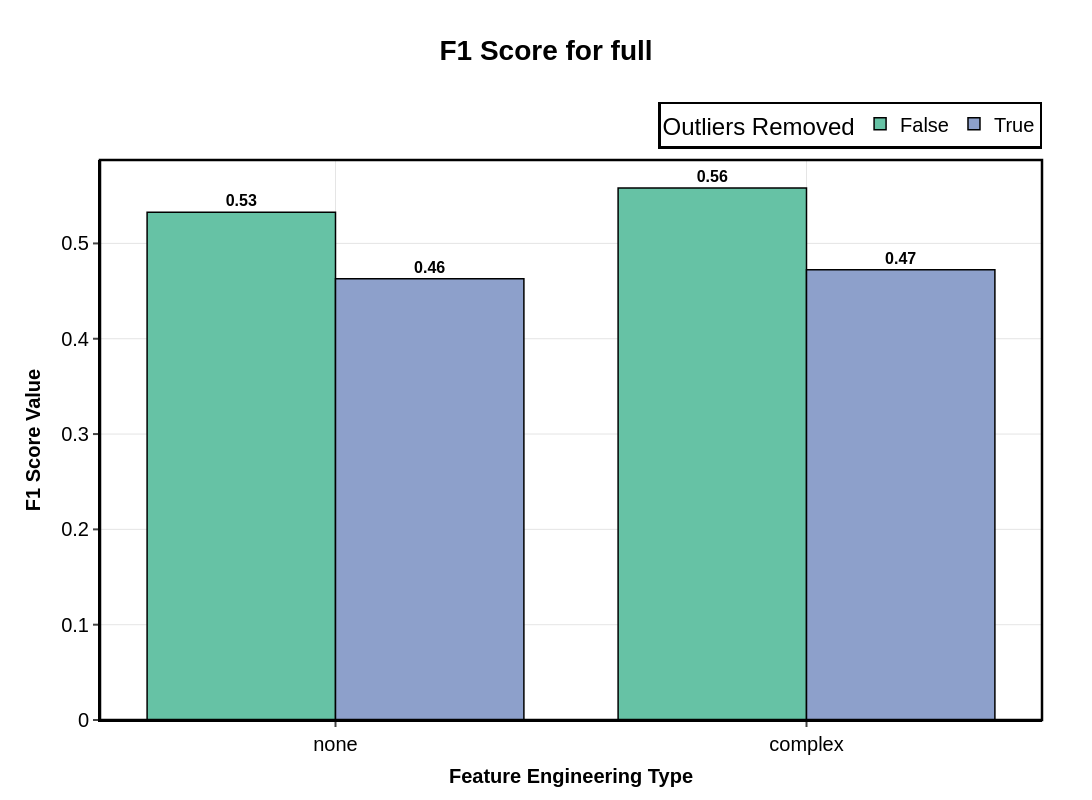
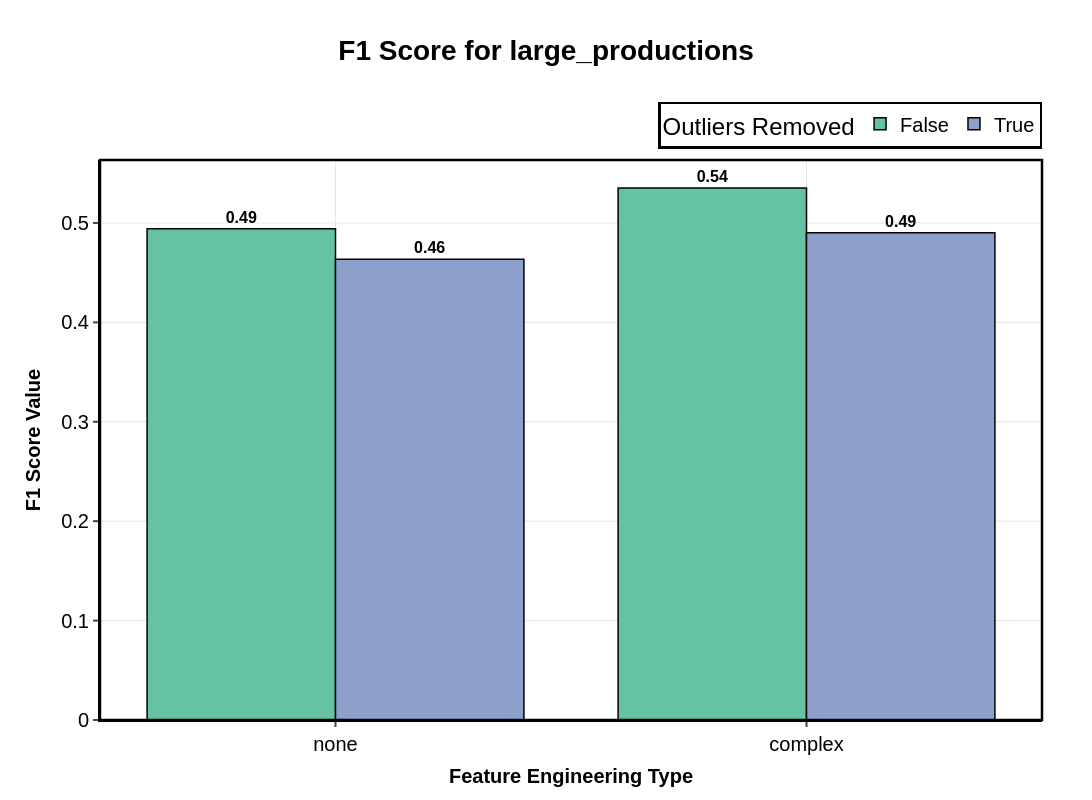
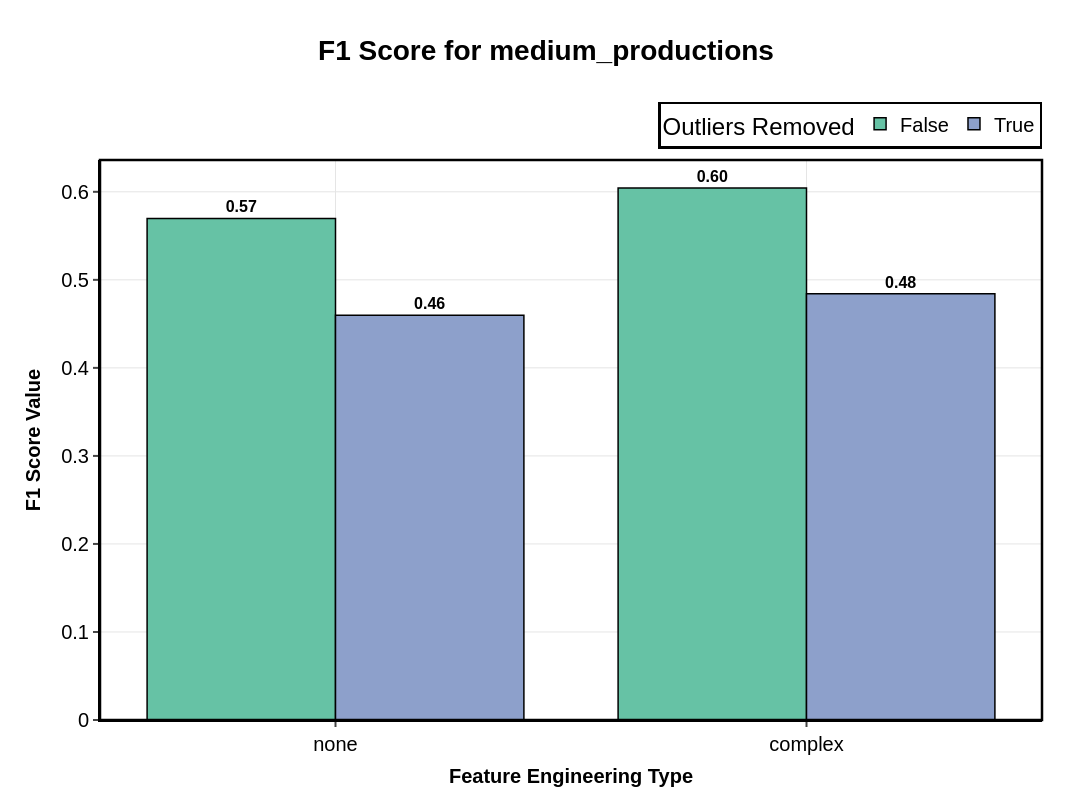
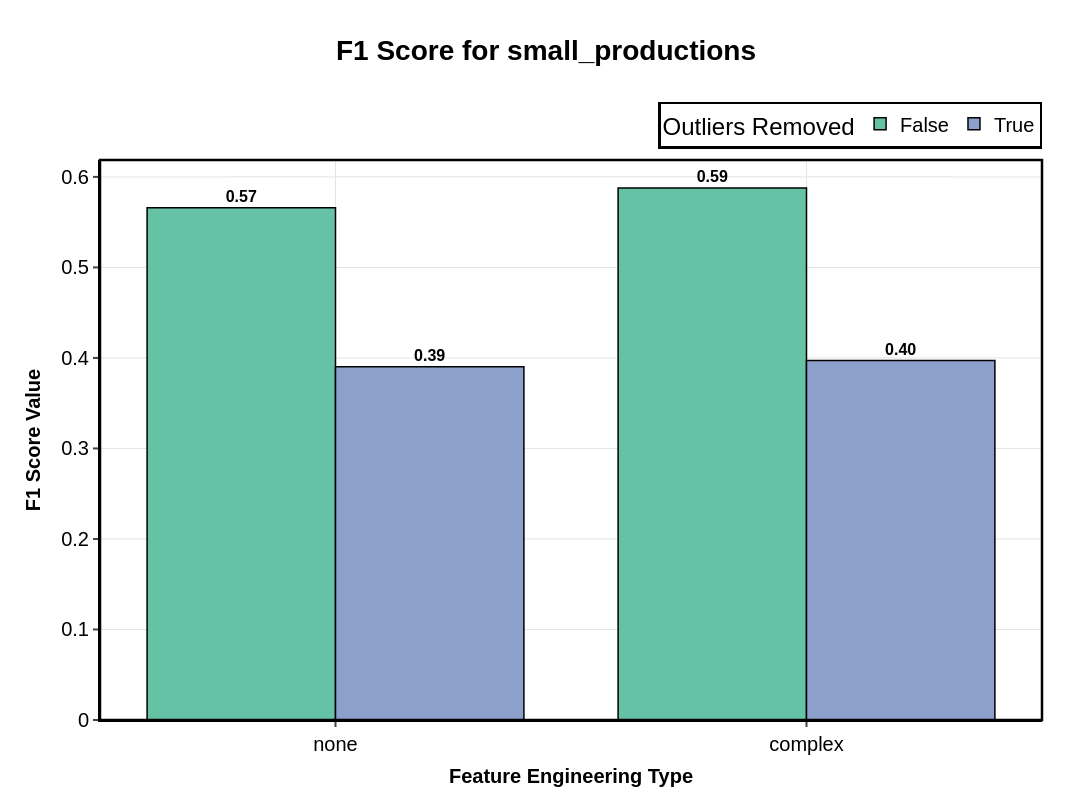

Write notebook code for charts like these, in order.
### Code cell
plot_one_metric_of_different_datasets_per_feature_engineering_outliers_with_plotly(
    experiment_df,
    problem_type="multi_class_classification",
    metric="F1 Score",
    metric_agg="max",
    print_stats=True,
        filename_prefix="step_4"

)

### Figure 1 — Plotly figure (JSON) as saved in the notebook; plotly's stock layout.template omitted (floating-point values rounded to 4 significant figures)
{"data": [{"alignmentgroup": "True", "hovertemplate": "Outliers Removed=False<br>Feature Engineering Type=%{x}<br>F1 Score Value=%{text}<extra></extra>", "legendgroup": "False", "marker": {"color": "#66C2A5", "line": {"color": "#000000", "width": 1.5}, "pattern": {"shape": ""}}, "name": "False", "offsetgroup": "False", "orientation": "v", "showlegend": true, "text": [0.5582, 0.5326], "textangle": 0, "textfont": {"color": "#000000", "size": 16}, "textposition": "outside", "texttemplate": "<b>%{text:.2f}</b>", "type": "bar", "x": ["complex", "none"], "xaxis": "x", "y": [0.5582, 0.5326], "yaxis": "y"}, {"alignmentgroup": "True", "hovertemplate": "Outliers Removed=True<br>Feature Engineering Type=%{x}<br>F1 Score Value=%{text}<extra></extra>", "legendgroup": "True", "marker": {"color": "#8DA0CB", "line": {"color": "#000000", "width": 1.5}, "pattern": {"shape": ""}}, "name": "True", "offsetgroup": "True", "orientation": "v", "showlegend": true, "text": [0.4723, 0.463], "textangle": 0, "textfont": {"color": "#000000", "size": 16}, "textposition": "outside", "texttemplate": "<b>%{text:.2f}</b>", "type": "bar", "x": ["complex", "none"], "xaxis": "x", "y": [0.4723, 0.463], "yaxis": "y"}], "layout": {"bargap": 0.2, "barmode": "group", "font": {"color": "#000000", "family": "Arial", "size": 20}, "height": 800, "legend": {"bgcolor": "rgba(255, 255, 255, 0.8)", "bordercolor": "#000000", "borderwidth": 2.5, "font": {"size": 20}, "orientation": "h", "title": {"text": "Outliers Removed"}, "tracegroupgap": 0, "x": 1, "xanchor": "right", "y": 1.02, "yanchor": "bottom"}, "margin": {"b": 80, "l": 100, "r": 50, "t": 160}, "paper_bgcolor": "white", "plot_bgcolor": "white", "shapes": [{"fillcolor": "rgba(0,0,0,0)", "line": {"color": "#000000", "width": 2.5}, "type": "rect", "x0": 0, "x1": 1, "xref": "paper", "y0": 0, "y1": 1, "yref": "paper"}], "showlegend": true, "title": {"font": {"color": "#000000", "size": 28}, "text": "<b>F1 Score for full</b>", "x": 0.5, "xanchor": "center", "y": 0.95, "yanchor": "top"}, "width": 1200, "xaxis": {"anchor": "y", "categoryarray": ["none", "complex"], "categoryorder": "array", "domain": [0, 1], "gridcolor": "#E5E5E5", "gridwidth": 1, "linecolor": "#000000", "linewidth": 2, "showgrid": true, "tickfont": {"size": 20}, "ticks": "outside", "tickwidth": 2, "title": {"font": {"color": "#000000", "size": 20}, "text": "<b>Feature Engineering Type</b>"}}, "yaxis": {"anchor": "x", "domain": [0, 1], "gridcolor": "#E5E5E5", "gridwidth": 1, "linecolor": "#000000", "linewidth": 2, "showgrid": true, "tickfont": {"size": 20}, "ticks": "outside", "tickwidth": 2, "title": {"font": {"color": "#000000", "size": 20}, "text": "<b>F1 Score Value</b>"}, "type": "linear", "zeroline": true, "zerolinecolor": "#000000", "zerolinewidth": 2}}}

### Figure 2 — Plotly figure (JSON) as saved in the notebook; plotly's stock layout.template omitted (floating-point values rounded to 4 significant figures)
{"data": [{"alignmentgroup": "True", "hovertemplate": "Outliers Removed=False<br>Feature Engineering Type=%{x}<br>F1 Score Value=%{text}<extra></extra>", "legendgroup": "False", "marker": {"color": "#66C2A5", "line": {"color": "#000000", "width": 1.5}, "pattern": {"shape": ""}}, "name": "False", "offsetgroup": "False", "orientation": "v", "showlegend": true, "text": [0.5352, 0.4942], "textangle": 0, "textfont": {"color": "#000000", "size": 16}, "textposition": "outside", "texttemplate": "<b>%{text:.2f}</b>", "type": "bar", "x": ["complex", "none"], "xaxis": "x", "y": [0.5352, 0.4942], "yaxis": "y"}, {"alignmentgroup": "True", "hovertemplate": "Outliers Removed=True<br>Feature Engineering Type=%{x}<br>F1 Score Value=%{text}<extra></extra>", "legendgroup": "True", "marker": {"color": "#8DA0CB", "line": {"color": "#000000", "width": 1.5}, "pattern": {"shape": ""}}, "name": "True", "offsetgroup": "True", "orientation": "v", "showlegend": true, "text": [0.49, 0.4635], "textangle": 0, "textfont": {"color": "#000000", "size": 16}, "textposition": "outside", "texttemplate": "<b>%{text:.2f}</b>", "type": "bar", "x": ["complex", "none"], "xaxis": "x", "y": [0.49, 0.4635], "yaxis": "y"}], "layout": {"bargap": 0.2, "barmode": "group", "font": {"color": "#000000", "family": "Arial", "size": 20}, "height": 800, "legend": {"bgcolor": "rgba(255, 255, 255, 0.8)", "bordercolor": "#000000", "borderwidth": 2.5, "font": {"size": 20}, "orientation": "h", "title": {"text": "Outliers Removed"}, "tracegroupgap": 0, "x": 1, "xanchor": "right", "y": 1.02, "yanchor": "bottom"}, "margin": {"b": 80, "l": 100, "r": 50, "t": 160}, "paper_bgcolor": "white", "plot_bgcolor": "white", "shapes": [{"fillcolor": "rgba(0,0,0,0)", "line": {"color": "#000000", "width": 2.5}, "type": "rect", "x0": 0, "x1": 1, "xref": "paper", "y0": 0, "y1": 1, "yref": "paper"}], "showlegend": true, "title": {"font": {"color": "#000000", "size": 28}, "text": "<b>F1 Score for large_productions</b>", "x": 0.5, "xanchor": "center", "y": 0.95, "yanchor": "top"}, "width": 1200, "xaxis": {"anchor": "y", "categoryarray": ["none", "complex"], "categoryorder": "array", "domain": [0, 1], "gridcolor": "#E5E5E5", "gridwidth": 1, "linecolor": "#000000", "linewidth": 2, "showgrid": true, "tickfont": {"size": 20}, "ticks": "outside", "tickwidth": 2, "title": {"font": {"color": "#000000", "size": 20}, "text": "<b>Feature Engineering Type</b>"}}, "yaxis": {"anchor": "x", "domain": [0, 1], "gridcolor": "#E5E5E5", "gridwidth": 1, "linecolor": "#000000", "linewidth": 2, "showgrid": true, "tickfont": {"size": 20}, "ticks": "outside", "tickwidth": 2, "title": {"font": {"color": "#000000", "size": 20}, "text": "<b>F1 Score Value</b>"}, "type": "linear", "zeroline": true, "zerolinecolor": "#000000", "zerolinewidth": 2}}}

### Figure 3 — Plotly figure (JSON) as saved in the notebook; plotly's stock layout.template omitted (floating-point values rounded to 4 significant figures)
{"data": [{"alignmentgroup": "True", "hovertemplate": "Outliers Removed=False<br>Feature Engineering Type=%{x}<br>F1 Score Value=%{text}<extra></extra>", "legendgroup": "False", "marker": {"color": "#66C2A5", "line": {"color": "#000000", "width": 1.5}, "pattern": {"shape": ""}}, "name": "False", "offsetgroup": "False", "orientation": "v", "showlegend": true, "text": [0.6043, 0.5697], "textangle": 0, "textfont": {"color": "#000000", "size": 16}, "textposition": "outside", "texttemplate": "<b>%{text:.2f}</b>", "type": "bar", "x": ["complex", "none"], "xaxis": "x", "y": [0.6043, 0.5697], "yaxis": "y"}, {"alignmentgroup": "True", "hovertemplate": "Outliers Removed=True<br>Feature Engineering Type=%{x}<br>F1 Score Value=%{text}<extra></extra>", "legendgroup": "True", "marker": {"color": "#8DA0CB", "line": {"color": "#000000", "width": 1.5}, "pattern": {"shape": ""}}, "name": "True", "offsetgroup": "True", "orientation": "v", "showlegend": true, "text": [0.4843, 0.4599], "textangle": 0, "textfont": {"color": "#000000", "size": 16}, "textposition": "outside", "texttemplate": "<b>%{text:.2f}</b>", "type": "bar", "x": ["complex", "none"], "xaxis": "x", "y": [0.4843, 0.4599], "yaxis": "y"}], "layout": {"bargap": 0.2, "barmode": "group", "font": {"color": "#000000", "family": "Arial", "size": 20}, "height": 800, "legend": {"bgcolor": "rgba(255, 255, 255, 0.8)", "bordercolor": "#000000", "borderwidth": 2.5, "font": {"size": 20}, "orientation": "h", "title": {"text": "Outliers Removed"}, "tracegroupgap": 0, "x": 1, "xanchor": "right", "y": 1.02, "yanchor": "bottom"}, "margin": {"b": 80, "l": 100, "r": 50, "t": 160}, "paper_bgcolor": "white", "plot_bgcolor": "white", "shapes": [{"fillcolor": "rgba(0,0,0,0)", "line": {"color": "#000000", "width": 2.5}, "type": "rect", "x0": 0, "x1": 1, "xref": "paper", "y0": 0, "y1": 1, "yref": "paper"}], "showlegend": true, "title": {"font": {"color": "#000000", "size": 28}, "text": "<b>F1 Score for medium_productions</b>", "x": 0.5, "xanchor": "center", "y": 0.95, "yanchor": "top"}, "width": 1200, "xaxis": {"anchor": "y", "categoryarray": ["none", "complex"], "categoryorder": "array", "domain": [0, 1], "gridcolor": "#E5E5E5", "gridwidth": 1, "linecolor": "#000000", "linewidth": 2, "showgrid": true, "tickfont": {"size": 20}, "ticks": "outside", "tickwidth": 2, "title": {"font": {"color": "#000000", "size": 20}, "text": "<b>Feature Engineering Type</b>"}}, "yaxis": {"anchor": "x", "domain": [0, 1], "gridcolor": "#E5E5E5", "gridwidth": 1, "linecolor": "#000000", "linewidth": 2, "showgrid": true, "tickfont": {"size": 20}, "ticks": "outside", "tickwidth": 2, "title": {"font": {"color": "#000000", "size": 20}, "text": "<b>F1 Score Value</b>"}, "type": "linear", "zeroline": true, "zerolinecolor": "#000000", "zerolinewidth": 2}}}

### Figure 4 — Plotly figure (JSON) as saved in the notebook; plotly's stock layout.template omitted (floating-point values rounded to 4 significant figures)
{"data": [{"alignmentgroup": "True", "hovertemplate": "Outliers Removed=False<br>Feature Engineering Type=%{x}<br>F1 Score Value=%{text}<extra></extra>", "legendgroup": "False", "marker": {"color": "#66C2A5", "line": {"color": "#000000", "width": 1.5}, "pattern": {"shape": ""}}, "name": "False", "offsetgroup": "False", "orientation": "v", "showlegend": true, "text": [0.5877, 0.5659], "textangle": 0, "textfont": {"color": "#000000", "size": 16}, "textposition": "outside", "texttemplate": "<b>%{text:.2f}</b>", "type": "bar", "x": ["complex", "none"], "xaxis": "x", "y": [0.5877, 0.5659], "yaxis": "y"}, {"alignmentgroup": "True", "hovertemplate": "Outliers Removed=True<br>Feature Engineering Type=%{x}<br>F1 Score Value=%{text}<extra></extra>", "legendgroup": "True", "marker": {"color": "#8DA0CB", "line": {"color": "#000000", "width": 1.5}, "pattern": {"shape": ""}}, "name": "True", "offsetgroup": "True", "orientation": "v", "showlegend": true, "text": [0.3971, 0.3903], "textangle": 0, "textfont": {"color": "#000000", "size": 16}, "textposition": "outside", "texttemplate": "<b>%{text:.2f}</b>", "type": "bar", "x": ["complex", "none"], "xaxis": "x", "y": [0.3971, 0.3903], "yaxis": "y"}], "layout": {"bargap": 0.2, "barmode": "group", "font": {"color": "#000000", "family": "Arial", "size": 20}, "height": 800, "legend": {"bgcolor": "rgba(255, 255, 255, 0.8)", "bordercolor": "#000000", "borderwidth": 2.5, "font": {"size": 20}, "orientation": "h", "title": {"text": "Outliers Removed"}, "tracegroupgap": 0, "x": 1, "xanchor": "right", "y": 1.02, "yanchor": "bottom"}, "margin": {"b": 80, "l": 100, "r": 50, "t": 160}, "paper_bgcolor": "white", "plot_bgcolor": "white", "shapes": [{"fillcolor": "rgba(0,0,0,0)", "line": {"color": "#000000", "width": 2.5}, "type": "rect", "x0": 0, "x1": 1, "xref": "paper", "y0": 0, "y1": 1, "yref": "paper"}], "showlegend": true, "title": {"font": {"color": "#000000", "size": 28}, "text": "<b>F1 Score for small_productions</b>", "x": 0.5, "xanchor": "center", "y": 0.95, "yanchor": "top"}, "width": 1200, "xaxis": {"anchor": "y", "categoryarray": ["none", "complex"], "categoryorder": "array", "domain": [0, 1], "gridcolor": "#E5E5E5", "gridwidth": 1, "linecolor": "#000000", "linewidth": 2, "showgrid": true, "tickfont": {"size": 20}, "ticks": "outside", "tickwidth": 2, "title": {"font": {"color": "#000000", "size": 20}, "text": "<b>Feature Engineering Type</b>"}}, "yaxis": {"anchor": "x", "domain": [0, 1], "gridcolor": "#E5E5E5", "gridwidth": 1, "linecolor": "#000000", "linewidth": 2, "showgrid": true, "tickfont": {"size": 20}, "ticks": "outside", "tickwidth": 2, "title": {"font": {"color": "#000000", "size": 20}, "text": "<b>F1 Score Value</b>"}, "type": "linear", "zeroline": true, "zerolinecolor": "#000000", "zerolinewidth": 2}}}
